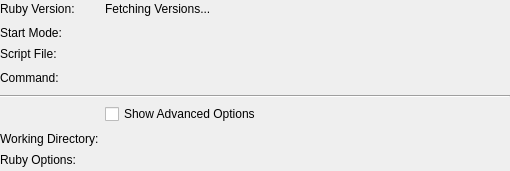
<?xml version="1.0" encoding="UTF-8"?>
<ui version="4.0">
 <class>ProgramInfoRuby</class>
 <widget class="QWidget" name="ProgramInfoRuby">
  <property name="geometry">
   <rect>
    <x>0</x>
    <y>0</y>
    <width>510</width>
    <height>171</height>
   </rect>
  </property>
  <property name="windowTitle">
   <string>Form</string>
  </property>
  <layout class="QVBoxLayout" name="verticalLayout">
   <property name="margin">
    <number>0</number>
   </property>
   <item>
    <layout class="QGridLayout" name="gridLayout">
     <item row="0" column="0">
      <widget class="QLabel" name="label">
       <property name="text">
        <string>Ruby Version:</string>
       </property>
      </widget>
     </item>
     <item row="1" column="0">
      <widget class="QLabel" name="label_2">
       <property name="text">
        <string>Start Mode:</string>
       </property>
      </widget>
     </item>
     <item row="2" column="0">
      <widget class="QLabel" name="label_script_file_title">
       <property name="text">
        <string>Script File:</string>
       </property>
       <property name="alignment">
        <set>Qt::AlignLeading|Qt::AlignLeft|Qt::AlignTop</set>
       </property>
      </widget>
     </item>
     <item row="3" column="0">
      <widget class="QLabel" name="label_command_title">
       <property name="text">
        <string>Command:</string>
       </property>
       <property name="alignment">
        <set>Qt::AlignLeading|Qt::AlignLeft|Qt::AlignTop</set>
       </property>
      </widget>
     </item>
     <item row="6" column="0">
      <widget class="QLabel" name="label_working_directory_title">
       <property name="text">
        <string>Working Directory:</string>
       </property>
      </widget>
     </item>
     <item row="4" column="0" colspan="2">
      <widget class="Line" name="line">
       <property name="orientation">
        <enum>Qt::Horizontal</enum>
       </property>
      </widget>
     </item>
     <item row="0" column="1">
      <widget class="QLabel" name="label_version">
       <property name="sizePolicy">
        <sizepolicy hsizetype="Preferred" vsizetype="Preferred">
         <horstretch>1</horstretch>
         <verstretch>0</verstretch>
        </sizepolicy>
       </property>
       <property name="text">
        <string>Fetching Versions...</string>
       </property>
       <property name="textFormat">
        <enum>Qt::PlainText</enum>
       </property>
       <property name="textInteractionFlags">
        <set>Qt::LinksAccessibleByMouse|Qt::TextSelectableByKeyboard|Qt::TextSelectableByMouse</set>
       </property>
      </widget>
     </item>
     <item row="1" column="1">
      <widget class="QLabel" name="label_start_mode">
       <property name="text">
        <string>&lt;start-mode&gt;</string>
       </property>
       <property name="textFormat">
        <enum>Qt::PlainText</enum>
       </property>
       <property name="textInteractionFlags">
        <set>Qt::LinksAccessibleByMouse|Qt::TextSelectableByKeyboard|Qt::TextSelectableByMouse</set>
       </property>
      </widget>
     </item>
     <item row="2" column="1">
      <widget class="QLabel" name="label_script_file">
       <property name="text">
        <string>&lt;script-file&gt;</string>
       </property>
       <property name="textFormat">
        <enum>Qt::PlainText</enum>
       </property>
       <property name="textInteractionFlags">
        <set>Qt::LinksAccessibleByMouse|Qt::TextSelectableByKeyboard|Qt::TextSelectableByMouse</set>
       </property>
      </widget>
     </item>
     <item row="3" column="1">
      <widget class="QLabel" name="label_command">
       <property name="text">
        <string>&lt;command&gt;</string>
       </property>
       <property name="textFormat">
        <enum>Qt::PlainText</enum>
       </property>
       <property name="textInteractionFlags">
        <set>Qt::LinksAccessibleByMouse|Qt::TextSelectableByKeyboard|Qt::TextSelectableByMouse</set>
       </property>
      </widget>
     </item>
     <item row="6" column="1">
      <widget class="QLabel" name="label_working_directory">
       <property name="text">
        <string>&lt;working-directory&gt;</string>
       </property>
       <property name="textFormat">
        <enum>Qt::PlainText</enum>
       </property>
       <property name="alignment">
        <set>Qt::AlignLeading|Qt::AlignLeft|Qt::AlignTop</set>
       </property>
       <property name="textInteractionFlags">
        <set>Qt::LinksAccessibleByMouse|Qt::TextSelectableByKeyboard|Qt::TextSelectableByMouse</set>
       </property>
      </widget>
     </item>
     <item row="5" column="1">
      <widget class="QCheckBox" name="check_show_advanced_options">
       <property name="text">
        <string>Show Advanced Options</string>
       </property>
      </widget>
     </item>
     <item row="7" column="0">
      <widget class="QLabel" name="label_options_title">
       <property name="text">
        <string>Ruby Options:</string>
       </property>
       <property name="alignment">
        <set>Qt::AlignLeading|Qt::AlignLeft|Qt::AlignTop</set>
       </property>
      </widget>
     </item>
     <item row="7" column="1">
      <widget class="QLabel" name="label_options">
       <property name="text">
        <string>&lt;ruby-options&gt;</string>
       </property>
       <property name="textFormat">
        <enum>Qt::PlainText</enum>
       </property>
       <property name="textInteractionFlags">
        <set>Qt::LinksAccessibleByMouse|Qt::TextSelectableByKeyboard|Qt::TextSelectableByMouse</set>
       </property>
      </widget>
     </item>
    </layout>
   </item>
  </layout>
 </widget>
 <resources/>
 <connections/>
</ui>
